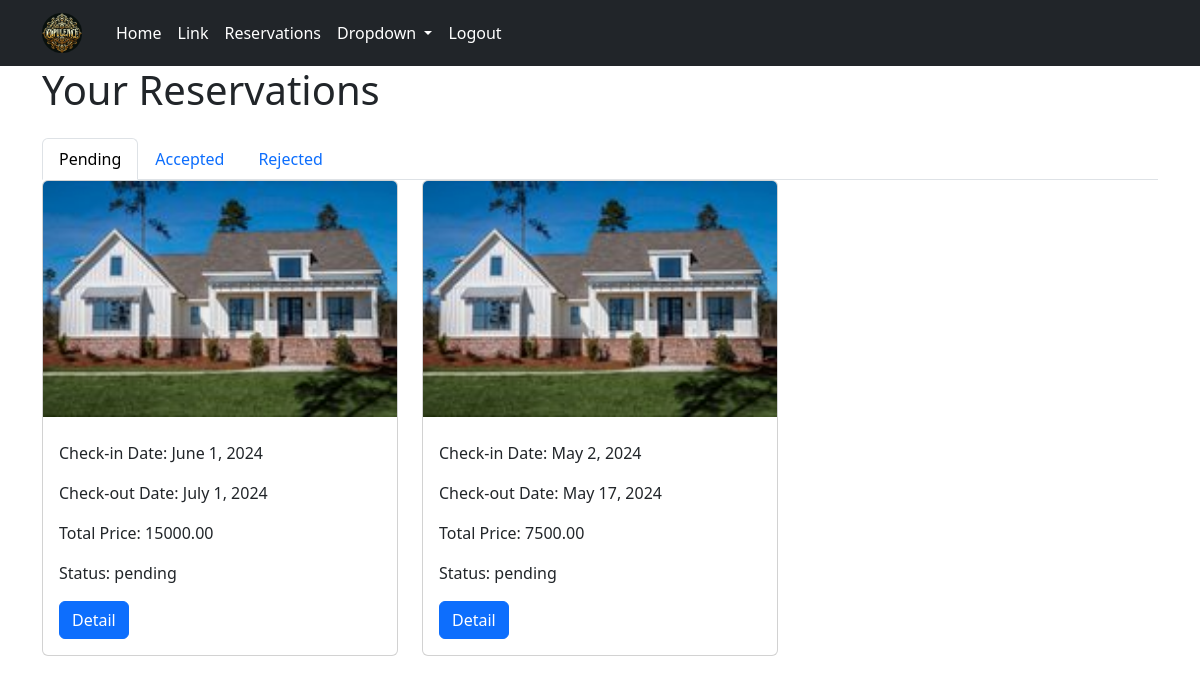
Page /res/ (signed in) on the earlier database version.
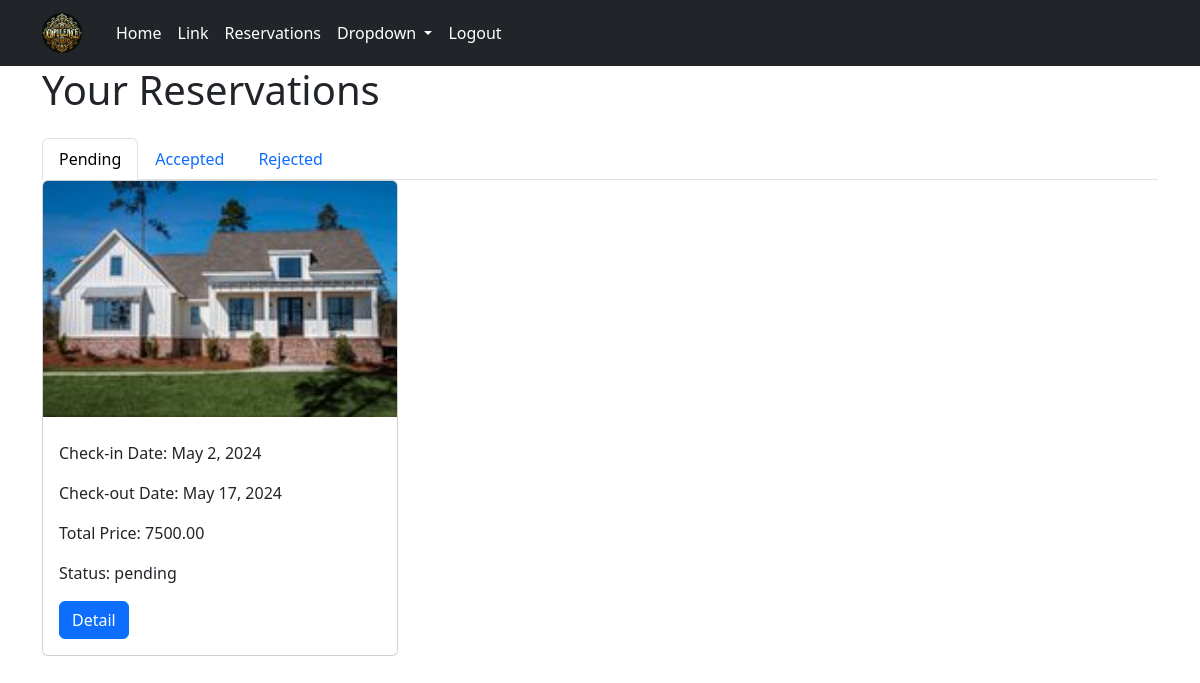
Same page on the later database version.
### reservations/models.py (models this page shows, shortened)
class Reservation(models.Model):
    user = models.ForeignKey(settings.AUTH_USER_MODEL, null=True, blank=True, on_delete=models.CASCADE)
    apartment = models.ForeignKey(Apartment, on_delete=models.CASCADE)
    check_in_date = models.DateField()
    check_out_date = models.DateField()
    total_price = models.DecimalField(max_digits=10, decimal_places=2)
    reservation_status = models.ForeignKey(ReservationStatus, on_delete=models.CASCADE,default=1)

class ReservationStatus(models.Model):
    status_name = models.CharField(max_length=100, unique=True)
    def __str__(self):
        return self.status_name

### apartments/models.py (models this page shows, shortened)
class Apartment(models.Model):
    category = models.ForeignKey(Category, on_delete=models.CASCADE)
    country=models.ForeignKey(Country,on_delete=models.SET_NULL,null=True,blank=True)
    city = models.ForeignKey(City, on_delete=models.CASCADE)
    apt_name = models.CharField(max_length=255)
    description = models.TextField()
    cover_image=models.ImageField(upload_to='covers/',null=True)
    district = models.CharField(max_length=30)
    is_active = models.BooleanField(default=True)
    is_booked = models.BooleanField(default=False)
    rooms = models.IntegerField()
    beds = models.IntegerField()
    bath_rooms = models.IntegerField()
    wifi = models.BooleanField(default=False)
    tv = models.BooleanField(default=False)
    price_per_night = models.DecimalField(max_digits=10, decimal_places=2)
    user = models.ForeignKey(settings.AUTH_USER_MODEL, null=True, blank=True, on_delete=models.CASCADE)
    created_at = models.DateTimeField(auto_now_add=True,null=True)
    updated_at = models.DateTimeField(auto_now=True,null=True)

### reservations/views.py (the view)
# urls.py: path("", ReservationListView.as_view(), name='list-reserv'),
class ReservationListView(LoginRequiredMixin, ListView):
    model = Reservation
    template_name = 'reservations/list_res.html'
    context_object_name = 'reservations'
    def get_queryset(self):
        return Reservation.objects.filter(user=self.request.user).order_by('-check_in_date')

### templates/reservations/list_res.html (shortened to what this page needs)
{% extends "base.html" %}
{% load static %}
{% block content %}
<div class="container">
  <h1 class="mb-4">Your Reservations</h1>
  <ul class="nav nav-tabs" id="reservationTabs" role="tablist">
    <li class="nav-item">
      <a class="nav-link active" id="pending-tab" data-toggle="tab" href="#pending" role="tab" aria-controls="pending" aria-selected="true">Pending</a>
    </li>
    <li class="nav-item">
      <a class="nav-link" id="accepted-tab" data-toggle="tab" href="#accepted" role="tab" aria-controls="accepted" aria-selected="false">Accepted</a>
    </li>
    <li class="nav-item">
      <a class="nav-link" id="rejected-tab" data-toggle="tab" href="#rejected" role="tab" aria-controls="rejected" aria-selected="false">Rejected</a>
    </li>
  </ul>
  <div class="tab-content" id="reservationTabContent">
    <div class="tab-pane fade show active" id="pending" role="tabpanel" aria-labelledby="pending-tab">
      <div class="row">
        {% for reservation in reservations %}
          {% if reservation.reservation_status_id == 1 %}
            <div class="col-md-4 mb-4">
              <div class="card h-100">
                {% if reservation.apartment.cover_image.url %}
                  <img src="{{ reservation.apartment.cover_image.url }}" class="card-img-top" alt="Apartment Image">
                {% else %}
                  <img src="{% static 'path_to_default_image.jpg' %}" class="card-img-top" alt="Default Image">
                {% endif %}
                <div class="card-body">
                  <p class="card-text">Check-in Date: {{ reservation.check_in_date }}</p>
                  <p class="card-text">Check-out Date: {{ reservation.check_out_date }}</p>
                  <p class="card-text">Total Price: {{ reservation.total_price }}</p>
                  <p class="card-text">Status: {{ reservation.reservation_status }}</p>
                  <a href="{% url 'detail-reserv' reservation.pk  %}" class="btn btn-primary">Detail</a>
                </div>
              </div>
            </div>
          {% endif %}
        {% endfor %}
      </div>
    </div>
  </div>
</div>
{% endblock content %}

Differences in the rows shown:
no longer on this page (row edited): Reservation: apartment.cover_image (picture), check_in_date "June 1, 2024", check_out_date "July 1, 2024", total_price "15000.00", reservation_status "pending"
